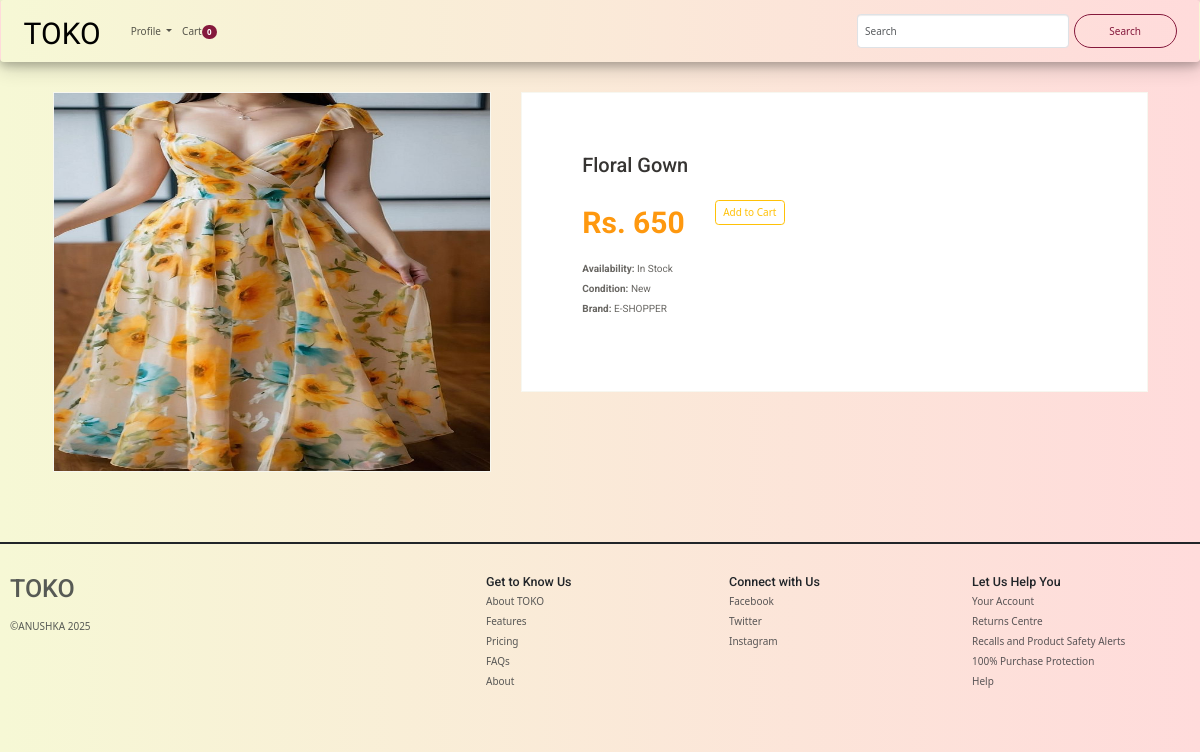
Screenshot of /product/2/ with the database file from the repository.
### TOKO_Main/models.py (models this page shows, shortened)
class Product(models.Model):
    Availability=(('In Stock','In Stock'),('Out of Stock','Out of Stock'))
    image=models.ImageField(upload_to="toko/product_img")
    name=models.CharField(max_length=100)
    price=models.IntegerField()
    availability=models.CharField(choices=Availability,null=True,max_length=100)
    date=models.DateField(auto_now_add=True)

### TOKO_Main/views.py (the view)
# urls.py: path("product/<int:id>/",views.product_detail,name="product"),
def product_detail(request,id):
    product=Product.objects.filter(id=id).first()
    context={
        'product':product,
    }
    return render(request,"product_details.html",context)

### templates/product_details.html (shortened to what this page needs)
{% extends "base.html" %}
{% load cart_tag%}
{% block body %}
<div class="container">
					<div class="product-details">
						<div class="col-sm-5">
							<div class="view-product">
								<img src="/{{product.image}}" alt="" />
							</div>
						</div>
						<div class="col-sm-7">
							<div class="product-information" style="background:#fff">
								<h2>{{product.name}}</h2>
								<span>
									<span>Rs. {{product.price}}</span>
									<a href="{% url 'cart_add' product.id %}"><button type="button" class="btn btn-outline-warning mx-3" name="bag">Add to Cart</button></a>
								</span>
								<p><b>Availability:</b> {{product.availability}}</p>
								<p><b>Condition:</b> New</p>
								<p><b>Brand:</b> E-SHOPPER</p>
							</div>
						</div>
					</div>
</div>
{% endblock %}

### static/css/main.css (style rules this page uses)
body { font-family: 'Roboto', sans-serif; background:; position: relative; font-weight:400px; }
a { -webkit-transition: 300ms; -moz-transition: 300ms; -o-transition: 300ms; transition: 300ms; }
h1, h2, h3, h4, h5, h6 { font-family: 'Roboto', sans-serif; }
.product-details { overflow:hidden; }
.product-details { margin-bottom: 40px; overflow: hidden; margin-top: 10px; }
.view-product { position: relative; }
.view-product img { border: 1px solid #F7F7F0; height: 380px; width: 100%; }
.product-information { border: 1px solid #F7F7F0; overflow: hidden; padding-bottom: 60px; padding-left: 60px; padding-top: 60px; position: relative; }
.product-information h2 { color: #363432; font-family: 'Roboto', sans-serif; font-size: 20px; margin-top: 0; }
.product-information p { color: #696763; font-family: 'Roboto', sans-serif; margin-bottom: 5px; }
.product-information span { display: inline-block; margin-bottom: 8px; margin-top: 18px; }
.product-information span span { color: #FE980F; float: left; font-family: 'Roboto', sans-serif; font-size: 30px; font-weight: 700; margin-right: 20px; margin-top: 0px; }

### rows the page displays
Product: image (picture), name "Floral Gown", price "650", availability "In Stock"

### other values shown
{{ request.session.cart|length }} "0"
